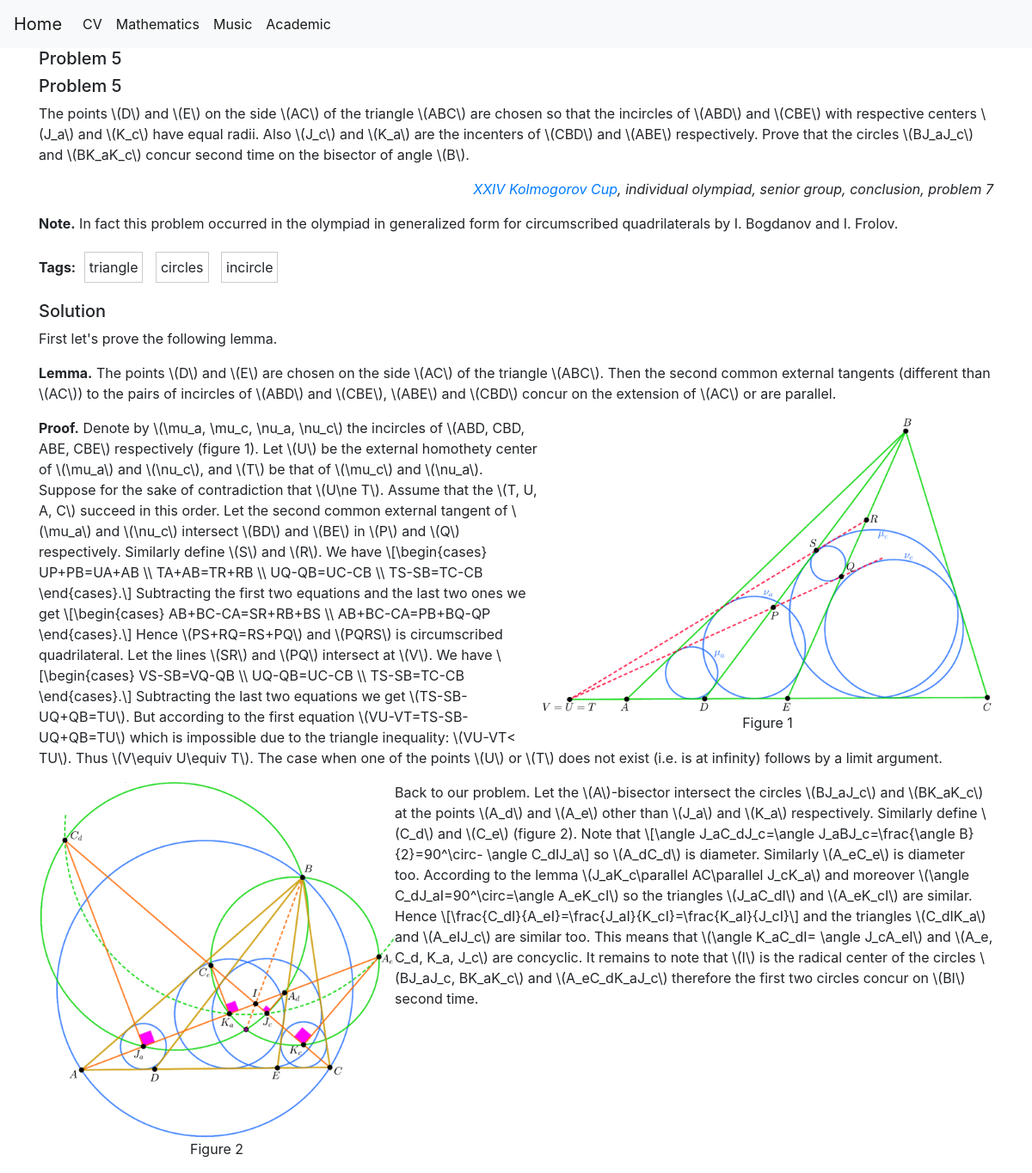
Page /mathematics/geometry/5 on the earlier database version.
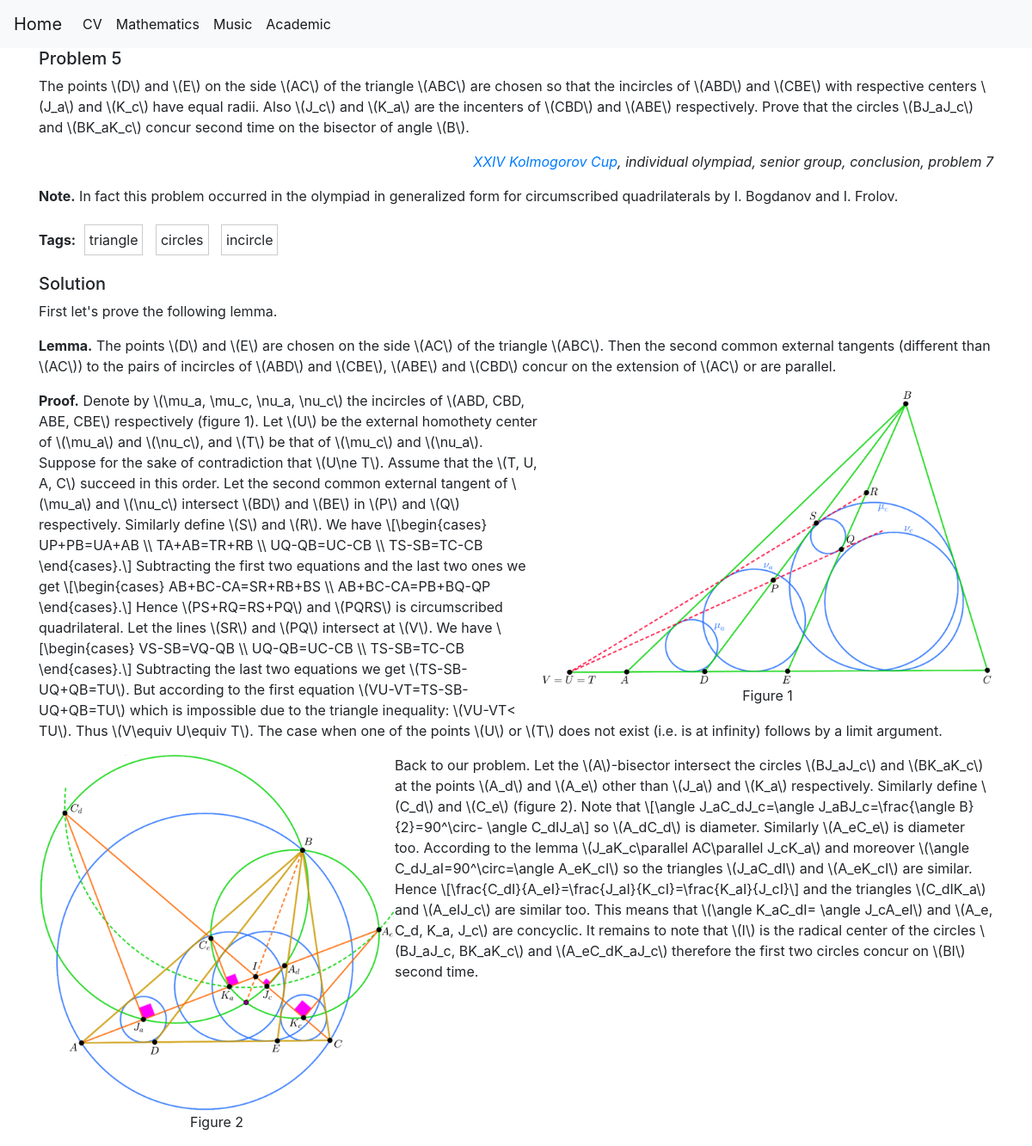
Same page on the later database version.
### tables this page shows
CREATE TABLE problems (
    category TEXT,
    id INTEGER,
    statement TEXT NOT NULL,
    solution TEXT NOT NULL,
    PRIMARY KEY (category, id)
);

CREATE TABLE problem_tags (
    problem_category TEXT REFERENCES problems(category),
    problem_id INTEGER REFERENCES problems(id),
    tag VARCHAR(255)
);

### main.py (the view)
@app.route('/mathematics/<category>/<int:id>')
def problem(category, id):
    problem = get_problem(category, id)
    tags = get_problem_tags(category, id)
    return render_template('problem.html', problem=problem, tags=tags)

### main.py (called while the page is built)
def get_db_connection():
    conn = sqlite3.connect('database.db')
    conn.row_factory = sqlite3.Row
    return conn

def get_problem(category, id):
    conn = get_db_connection()
    problem = conn.execute('SELECT * FROM problems WHERE category = ? AND id = ?',
                           (category, id)).fetchone()
    conn.close()
    if problem is None:
        abort(404)
    return problem

def get_problem_tags(category, id):
    conn = get_db_connection()
    tags = conn.execute('SELECT tag FROM problem_tags WHERE problem_category = ? and problem_id = ?',
                        (category, id)).fetchall()
    tags = [tag[0] for tag in tags]
    conn.close()
    if tags is None:
        abort(404)
    return tags

### templates/problem.html
{% extends 'math_base.html' %}
{% block content %}
<h5>Problem {{ problem['id'] }}</h5>
{{ problem['statement'] | safe }}
<p>
    <b>Tags:</b> {% for tag in tags %}
    <span class="tag-frame">{{ tag }}</span>
    {% endfor %}
</p>
{{ problem['solution'] | safe }}
{% endblock %}

### templates/math_base.html (shortened to what this page needs)
{% extends 'base.html' %}

### templates/base.html (shortened to what this page needs)
<!doctype html>
<html lang="en">
<head>
    <link rel="stylesheet" href="{{ url_for('static', filename= 'css/style.css') }}">
    <link rel="stylesheet" href="https://stackpath.bootstrapcdn.com/bootstrap/4.3.1/css/bootstrap.min.css"
>
</head>
<body>
<nav class="navbar navbar-expand-md navbar-light bg-light">
    <a class="navbar-brand" href="{{ url_for('index') }}">Home</a>
    <div class="collapse navbar-collapse" id="navbarNav">
        <ul class="navbar-nav">
            <li class="nav-item active">
                <a class="nav-link" href="{{ url_for('cv') }}">CV</a>
            </li>
            <li class="nav-item active">
                <a class="nav-link" href="{{ url_for('mathematics') }}">Mathematics</a>
            </li>
            <li class="nav-item active">
                <a class="nav-link" href="{{ url_for('music') }}">Music</a>
            </li>
            <li class="nav-item active">
                <a class="nav-link" href="{{ url_for('academic') }}">Academic</a>
            </li>
        </ul>
    </div>
</nav>
<div class="container">
    {% block content %} {% endblock %}
</div>
</body>
</html>

### static/css/style.css (style rules this page uses)
.tag-frame { border: 1px solid #ccc; padding: 5px; margin: 5px; display: inline-block; }

Differences in the rows shown:
changed problems: statement "Problem 5 The points \\(D\\) and…" → "The points \\(D\\) and…"
